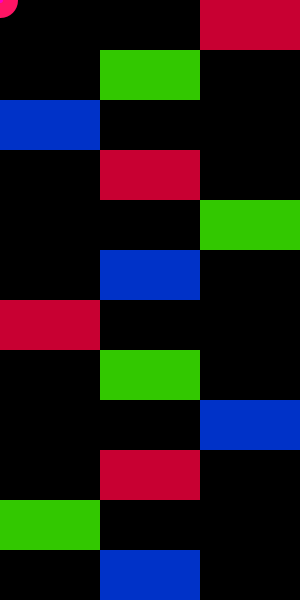
Frame 1 (no input)
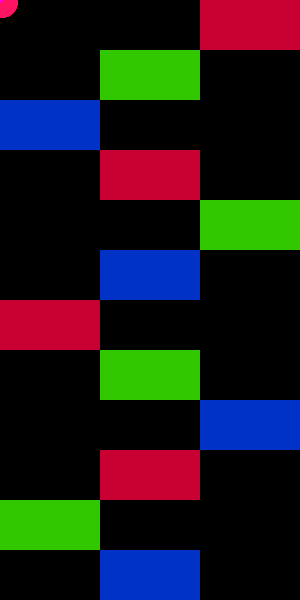
Frame 60 (the mouse pressed at the canvas centre just before this capture)
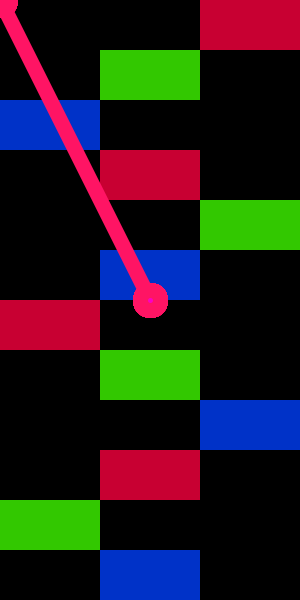
Frame 120 (the mouse held since frame 60 and released just before this capture)

The Processing sketch that drew these frames (run headless with seeded random() and noise(); from frame 60 on, the mouse is pressed at the canvas centre):

// Processing sketch: processing_11452
// ── processing_11452.pde

void setup()
{
  size(300,600);
background(0);
int a = 0;
int b = 50;
int c = 100;
int d = 150;
int e = 200;
int f = 250;
int g = 300;
int h = 350;
int i = 400;
int j = 450;
int k = 500;
int l = 550;
noStroke(); //rect
fill(e,a,b); //rr
rect(e,a,c,b);
fill(b,e, a); //rv
rect(c,b,c,b);
fill(a,b,e); //ra
rect(a,c,c,b);
fill(e,a,b); //rr
rect(c,d,c,b);
fill(b,e, a); //rv
rect(e,e,c,b);
fill(a,b,e); //ra
rect(c,f,c,b);
fill(e,a,b); //rr
rect(a,g,c,b);
fill(b,e,a); //rv
rect(c,h,c,b);
fill(a,b,e); //ra
rect(e,i,c,b);
fill(e,a,b); //rr
rect(c,j,c,b);
fill(b,e, a); //rv
rect(a,k,c,b);
fill(a,b,e); //ra
rect(c,l,c,b);
  frameRate(300);
  fill(250,0,200);
  stroke(255,20,100);
  strokeWeight(15);
}

void draw()
{
  line(pmouseX, pmouseY, mouseX, mouseY);
  int y = 20;
  ellipse(mouseX, mouseY,y,y);
}

void mouseClicked(){
//al clickear dibuja un cuadrado
rectMode(CENTER);
fill(100,10,200);
noStroke();
rect(mouseX, mouseY, 30, 30);
}

void keyPressed(){
//al apretar una tecla, se borra lo dibujado y cambia el color

background(0);
int a = 0;
int b = 50;
int c = 100;
int d = 150;
int e = 200;
int f = 250;
int g = 300;
int h = 350;
int i = 400;
int j = 450;
int k = 500;
int l = 550;
noStroke(); //rect
fill(e,a,b); //rr
rect(e,a,c,b);
fill(b,e, a); //rv
rect(c,b,c,b);
fill(a,b,e); //ra
rect(a,c,c,b);
fill(e,a,b); //rr
rect(c,d,c,b);
fill(b,e, a); //rv
rect(e,e,c,b);
fill(a,b,e); //ra
rect(c,f,c,b);
fill(e,a,b); //rr
rect(a,g,c,b);
fill(b,e,a); //rv
rect(c,h,c,b);
fill(a,b,e); //ra
rect(e,i,c,b);
fill(e,a,b); //rr
rect(c,j,c,b);
fill(b,e, a); //rv
rect(a,k,c,b);
fill(a,b,e); //ra
rect(c,l,c,b);

  frameRate(300);
  fill(250,0,200);
  stroke(150,20,100);
  strokeWeight(15);
}
